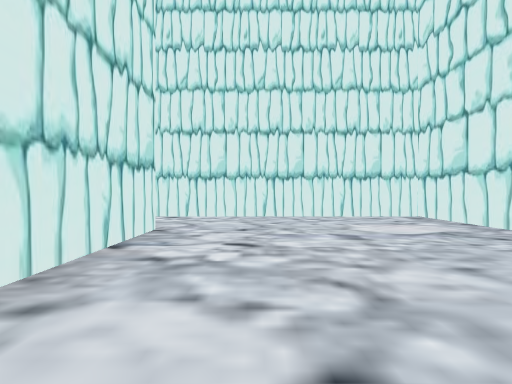
[1] (above)

21 first-person views from a walk through a Unity game level. The camera is 1.2 m above the floor, looks level and sees 70° across. The floor is counted in squares, 2 m on a side. Each view is taken from the middle of a square. On the plan, view 1 faces up. The plan holds only what a view shows up to about 10 squares ahead; the rest is blank. The place goes on beyond the plan. The player character is not drawn.

[2]
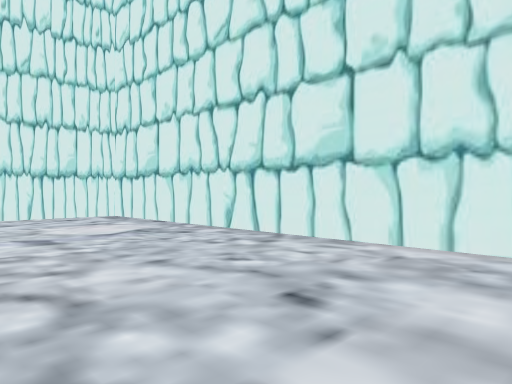

[3]
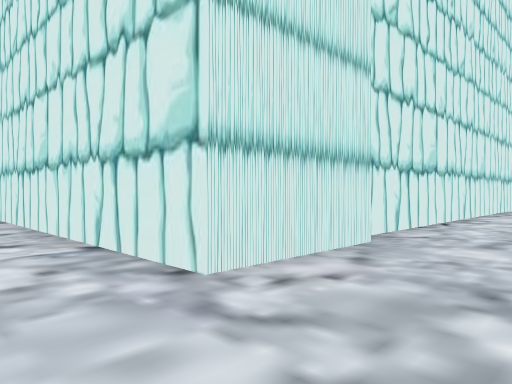

[4]
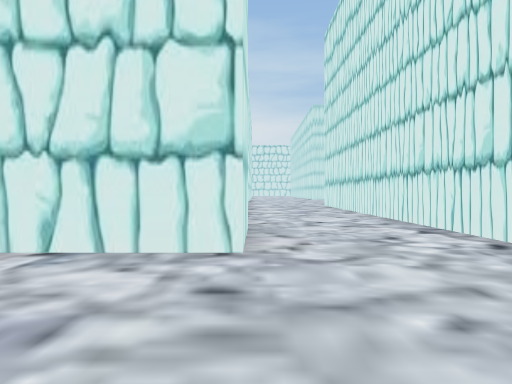

[5]
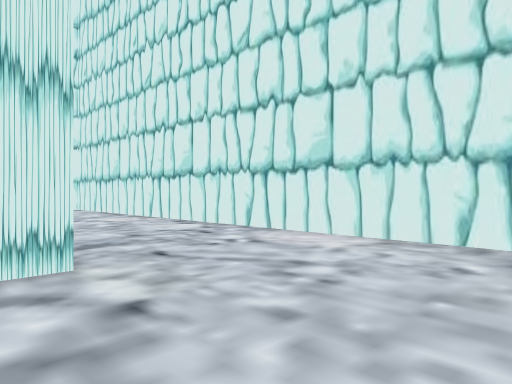

[6]
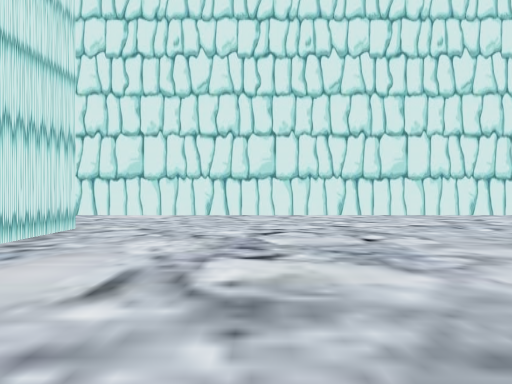

[7]
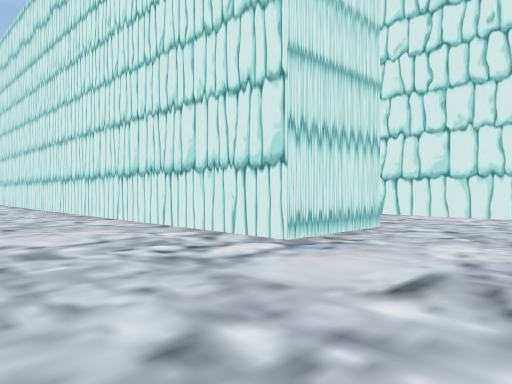

[8]
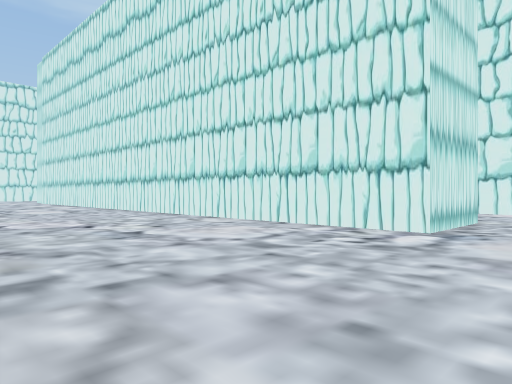

[9]
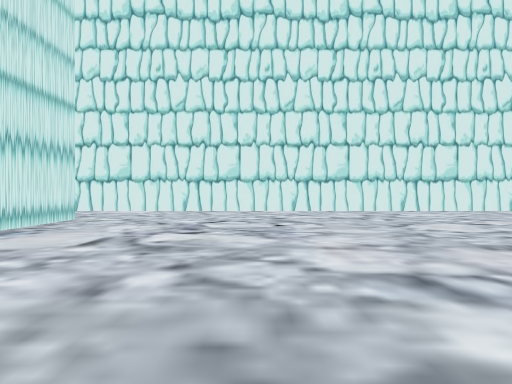

[10]
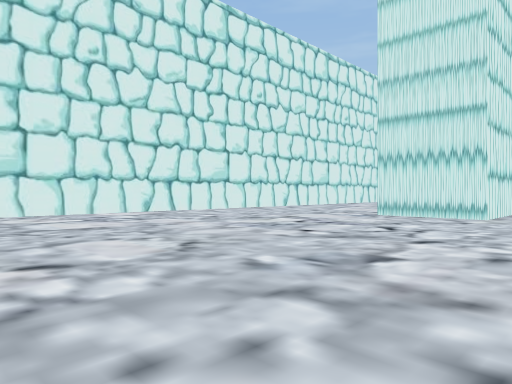

[11]
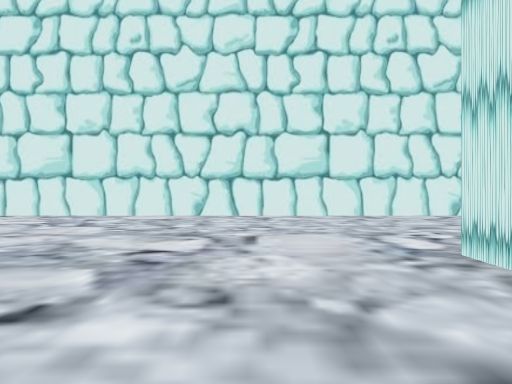

[12]
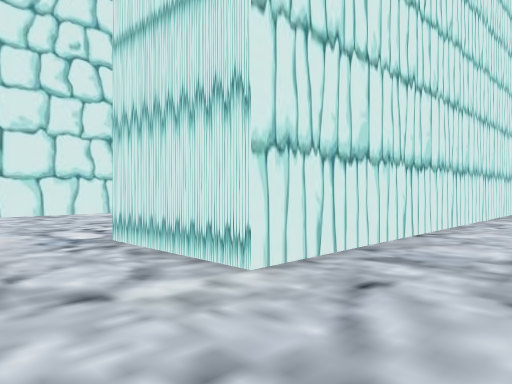

[13]
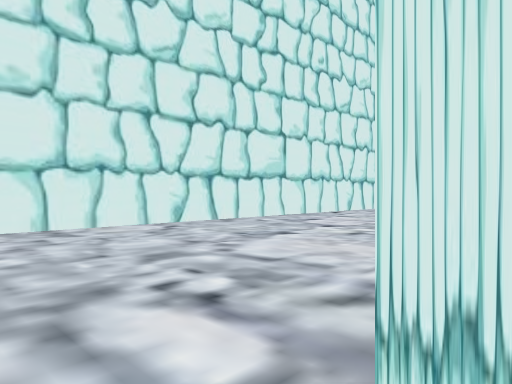

[14]
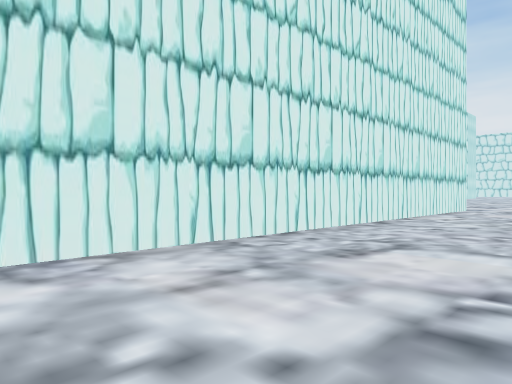

[15]
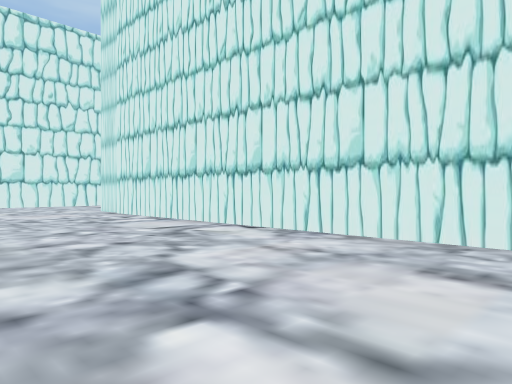

[16]
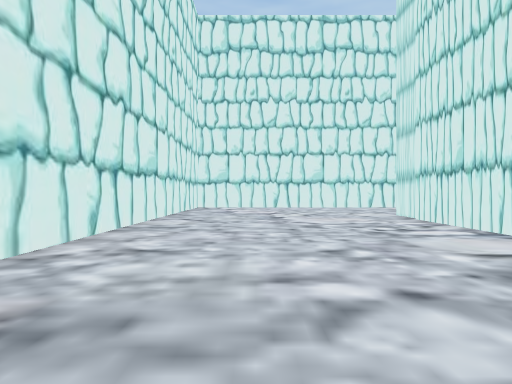

[17]
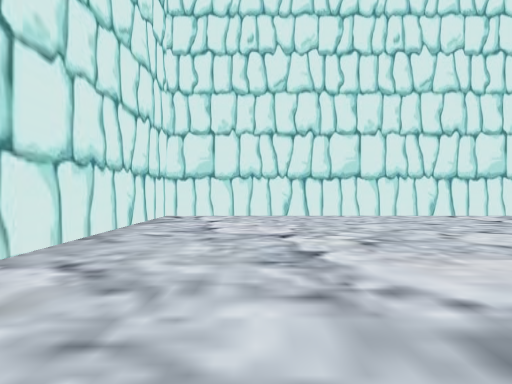

[18]
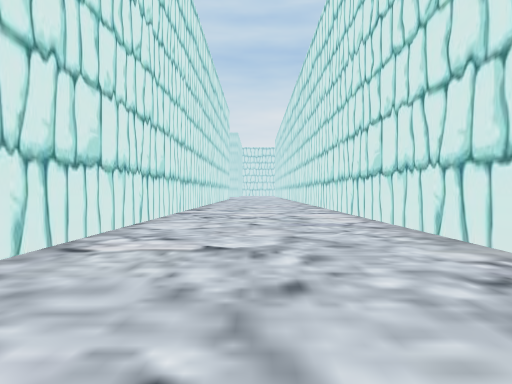

[19]
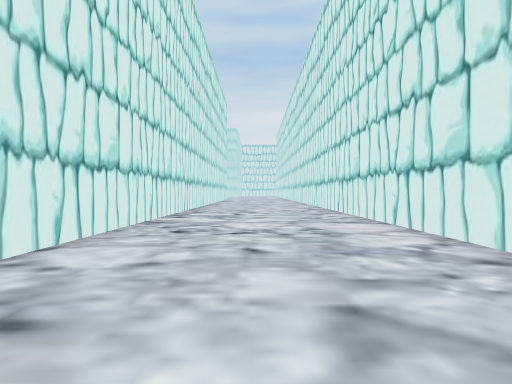

[20]
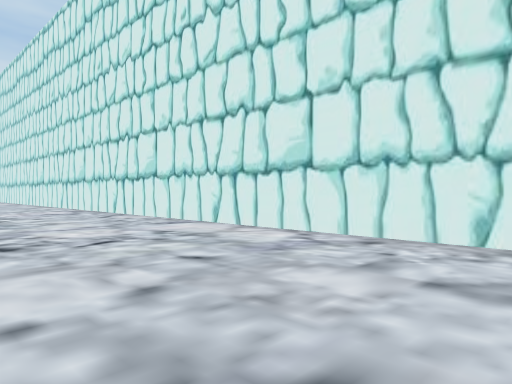

[21]
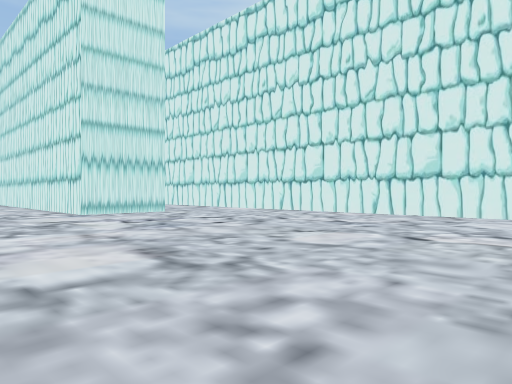

### Floor plan
Points are (right, up) in squares from view 1. A wall is a line through its corners. A room is listed if a view was taken in it or the views show most of it. See-through windows are left out.
Room 1 (views 1, 2, 3, 4)
walls: (4, 0.6) (4, 9) (-4.5, 9); (-4.1, 5.9) (-1.6, 5.9) (-1.6, -0.5)
ways out: opening at (-4, 7.5) to room 2
Room 2 (views 5, 6, 7, 8, 9, 10, 11, 12, 13, 14, 15, 16, 17, 18, 19, 20, 21)
walls: (-4.5, 9) (-14, 9) (-14, 11.5) (5.1, 11.5); (-7.1, 17.3) (-22.5, 17.3); (5.2, 11.5) (6.5, 11.5); (6.5, 10.5) (6.5, 0.4); (-23.6, 5.5) (-4.6, 5.5); (11.3, 1) (11.3, 17.3) (0.1, 17.3)
ways out: opening at (-4, 7.5) to room 1

Where each view was taken, in squares from view 1:
view 1: 0 up, 0 right, facing up
view 2: 0 up, 0 right, facing up-right
view 3: 8 up, 0 right, facing down-left
view 4: 6 up, 2 right, facing left
view 5: 10 up, 17 left, facing down-right
view 6: 15 up, 17 left, facing down
view 7: 15 up, 17 left, facing down-right
view 8: 17 up, 16 left, facing down-right
view 9: 17 up, 18 left, facing down
view 10: 7 up, 23 left, facing up-right
view 11: 8 up, 16 left, facing up
view 12: 7 up, 16 left, facing up-right
view 13: 11 up, 15 left, facing up-right
view 14: 15 up, 1 left, facing down-left
view 15: 16 up, 5 left, facing down-right
view 16: 15 up, 3 left, facing right
view 17: 15 up, 2 right, facing right
view 18: 14 up, 9 right, facing down
view 19: 11 up, 9 right, facing down
view 20: 10 up, 11 right, facing down-left
view 21: 15 up, 24 left, facing down-right
